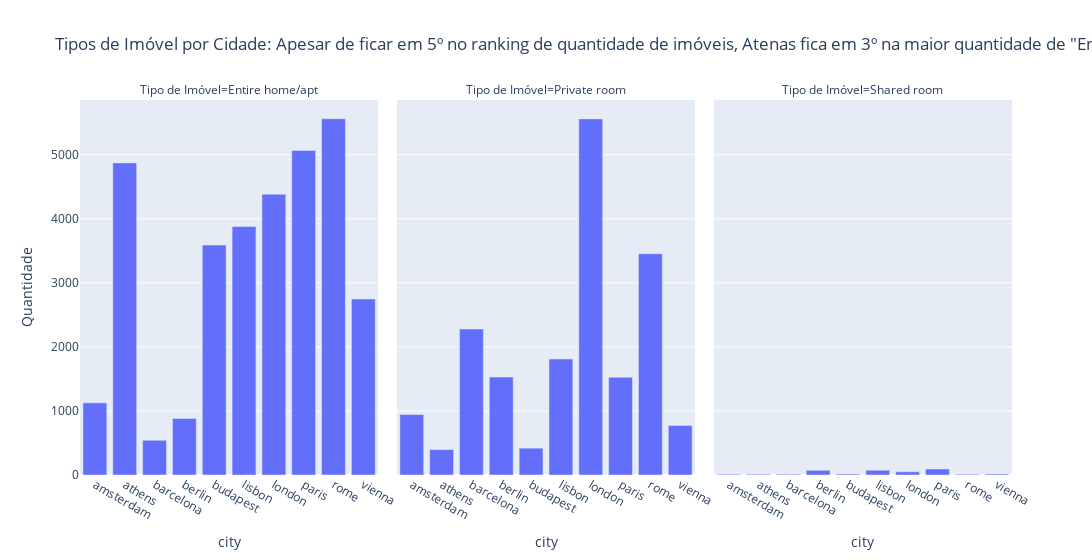

The notebook cell this image was saved under:
### Code cell
px.bar(data_frame=df3, x='city', y='count', facet_col='room_type', title='Tipos de Imóvel por Cidade: Apesar de ficar em 5º no ranking de quantidade de imóveis, Atenas fica em 3º na maior quantidade de "Entire home/apt"', 
       labels={'room_type': 'Tipo de Imóvel', 'count':'Quantidade', 'percent':'Porcentagem'}, width=1400)

### Figure 1 — Plotly figure (JSON) as saved in the notebook; plotly's stock layout.template omitted (floating-point values rounded to 4 significant figures)
{"data": [{"alignmentgroup": "True", "hovertemplate": "Tipo de Imóvel=Entire home/apt<br>city=%{x}<br>Quantidade=%{y}<extra></extra>", "legendgroup": "", "marker": {"color": "#636efa", "pattern": {"shape": ""}}, "name": "", "offsetgroup": "", "orientation": "v", "showlegend": false, "textposition": "auto", "type": "bar", "x": ["amsterdam", "athens", "barcelona", "berlin", "budapest", "lisbon", "london", "paris", "rome", "vienna"], "xaxis": "x", "y": [1126, 4872, 542, 882, 3589, 3878, 4384, 5067, 5561, 2747], "yaxis": "y"}, {"alignmentgroup": "True", "hovertemplate": "Tipo de Imóvel=Private room<br>city=%{x}<br>Quantidade=%{y}<extra></extra>", "legendgroup": "", "marker": {"color": "#636efa", "pattern": {"shape": ""}}, "name": "", "offsetgroup": "", "orientation": "v", "showlegend": false, "textposition": "auto", "type": "bar", "x": ["amsterdam", "athens", "barcelona", "berlin", "budapest", "lisbon", "london", "paris", "rome", "vienna"], "xaxis": "x2", "y": [944, 397, 2279, 1529, 419, 1811, 5559, 1527, 3454, 774], "yaxis": "y2"}, {"alignmentgroup": "True", "hovertemplate": "Tipo de Imóvel=Shared room<br>city=%{x}<br>Quantidade=%{y}<extra></extra>", "legendgroup": "", "marker": {"color": "#636efa", "pattern": {"shape": ""}}, "name": "", "offsetgroup": "", "orientation": "v", "showlegend": false, "textposition": "auto", "type": "bar", "x": ["amsterdam", "athens", "barcelona", "berlin", "budapest", "lisbon", "london", "paris", "rome", "vienna"], "xaxis": "x3", "y": [10, 11, 12, 73, 14, 74, 50, 94, 12, 16], "yaxis": "y3"}], "layout": {"annotations": [{"font": {}, "showarrow": false, "text": "Tipo de Imóvel=Entire home/apt", "x": 0.16, "xanchor": "center", "xref": "paper", "y": 1, "yanchor": "bottom", "yref": "paper"}, {"font": {}, "showarrow": false, "text": "Tipo de Imóvel=Private room", "x": 0.5, "xanchor": "center", "xref": "paper", "y": 1, "yanchor": "bottom", "yref": "paper"}, {"font": {}, "showarrow": false, "text": "Tipo de Imóvel=Shared room", "x": 0.84, "xanchor": "center", "xref": "paper", "y": 1, "yanchor": "bottom", "yref": "paper"}], "barmode": "relative", "legend": {"tracegroupgap": 0}, "title": {"text": "Tipos de Imóvel por Cidade: Apesar de ficar em 5º no ranking de quantidade de imóveis, Atenas fica em 3º na maior quantidade de \"Entire home/apt\""}, "width": 1400, "xaxis": {"anchor": "y", "domain": [0, 0.32], "title": {"text": "city"}}, "xaxis2": {"anchor": "y2", "domain": [0.34, 0.66], "matches": "x", "title": {"text": "city"}}, "xaxis3": {"anchor": "y3", "domain": [0.68, 1.0], "matches": "x", "title": {"text": "city"}}, "yaxis": {"anchor": "x", "domain": [0, 1], "title": {"text": "Quantidade"}}, "yaxis2": {"anchor": "x2", "domain": [0, 1], "matches": "y", "showticklabels": false}, "yaxis3": {"anchor": "x3", "domain": [0, 1], "matches": "y", "showticklabels": false}}}
